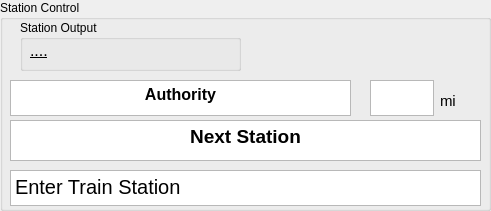
     <widget class="QGroupBox" name="tb_station_control_box">
      <property name="enabled">
       <bool>true</bool>
      </property>
      <property name="geometry">
       <rect>
        <x>490</x>
        <y>360</y>
        <width>491</width>
        <height>211</height>
       </rect>
      </property>
      <property name="title">
       <string>Station Control</string>
      </property>
      <widget class="QTextBrowser" name="tb_authority_txt">
       <property name="enabled">
        <bool>true</bool>
       </property>
       <property name="geometry">
        <rect>
         <x>10</x>
         <y>80</y>
         <width>341</width>
         <height>36</height>
        </rect>
       </property>
       <property name="verticalScrollBarPolicy">
        <enum>Qt::ScrollBarAlwaysOff</enum>
       </property>
       <property name="horizontalScrollBarPolicy">
        <enum>Qt::ScrollBarAlwaysOff</enum>
       </property>
       <property name="html">
        <string>&lt;!DOCTYPE HTML PUBLIC &quot;-//W3C//DTD HTML 4.0//EN&quot; &quot;http://www.w3.org/TR/REC-html40/strict.dtd&quot;&gt;
&lt;html&gt;&lt;head&gt;&lt;meta name=&quot;qrichtext&quot; content=&quot;1&quot; /&gt;&lt;meta charset=&quot;utf-8&quot; /&gt;&lt;style type=&quot;text/css&quot;&gt;
p, li { white-space: pre-wrap; }
hr { height: 1px; border-width: 0; }
li.unchecked::marker { content: &quot;\2610&quot;; }
li.checked::marker { content: &quot;\2612&quot;; }
&lt;/style&gt;&lt;/head&gt;&lt;body style=&quot; font-family:'Segoe UI'; font-size:10pt; font-weight:400; font-style:normal;&quot;&gt;
&lt;p align=&quot;center&quot; style=&quot; margin-top:0px; margin-bottom:0px; margin-left:0px; margin-right:0px; -qt-block-indent:0; text-indent:0px;&quot;&gt;&lt;span style=&quot; font-size:12pt; font-weight:696;&quot;&gt;Authority&lt;/span&gt;&lt;/p&gt;&lt;/body&gt;&lt;/html&gt;</string>
       </property>
      </widget>
      <widget class="QLabel" name="tb_ft_txt_2">
       <property name="enabled">
        <bool>true</bool>
       </property>
       <property name="geometry">
        <rect>
         <x>440</x>
         <y>90</y>
         <width>31</width>
         <height>21</height>
        </rect>
       </property>
       <property name="font">
        <font>
         <pointsize>11</pointsize>
        </font>
       </property>
       <property name="text">
        <string>mi</string>
       </property>
      </widget>
      <widget class="QPlainTextEdit" name="tb_authority_display">
       <property name="enabled">
        <bool>true</bool>
       </property>
       <property name="geometry">
        <rect>
         <x>370</x>
         <y>80</y>
         <width>64</width>
         <height>36</height>
        </rect>
       </property>
       <property name="font">
        <font>
         <pointsize>15</pointsize>
        </font>
       </property>
       <property name="verticalScrollBarPolicy">
        <enum>Qt::ScrollBarAlwaysOff</enum>
       </property>
       <property name="horizontalScrollBarPolicy">
        <enum>Qt::ScrollBarAlwaysOff</enum>
       </property>
       <property name="plainText">
        <string/>
       </property>
      </widget>
      <widget class="QTextBrowser" name="tb_station_txt">
       <property name="enabled">
        <bool>true</bool>
       </property>
       <property name="geometry">
        <rect>
         <x>10</x>
         <y>120</y>
         <width>471</width>
         <height>41</height>
        </rect>
       </property>
       <property name="verticalScrollBarPolicy">
        <enum>Qt::ScrollBarAlwaysOff</enum>
       </property>
       <property name="horizontalScrollBarPolicy">
        <enum>Qt::ScrollBarAlwaysOff</enum>
       </property>
       <property name="html">
        <string>&lt;!DOCTYPE HTML PUBLIC &quot;-//W3C//DTD HTML 4.0//EN&quot; &quot;http://www.w3.org/TR/REC-html40/strict.dtd&quot;&gt;
&lt;html&gt;&lt;head&gt;&lt;meta name=&quot;qrichtext&quot; content=&quot;1&quot; /&gt;&lt;meta charset=&quot;utf-8&quot; /&gt;&lt;style type=&quot;text/css&quot;&gt;
p, li { white-space: pre-wrap; }
hr { height: 1px; border-width: 0; }
li.unchecked::marker { content: &quot;\2610&quot;; }
li.checked::marker { content: &quot;\2612&quot;; }
&lt;/style&gt;&lt;/head&gt;&lt;body style=&quot; font-family:'Segoe UI'; font-size:10pt; font-weight:400; font-style:normal;&quot;&gt;
&lt;p align=&quot;center&quot; style=&quot; margin-top:0px; margin-bottom:0px; margin-left:0px; margin-right:0px; -qt-block-indent:0; text-indent:0px;&quot;&gt;&lt;span style=&quot; font-size:14pt; font-weight:696;&quot;&gt;Next Station&lt;/span&gt;&lt;/p&gt;&lt;/body&gt;&lt;/html&gt;</string>
       </property>
      </widget>
      <widget class="QPlainTextEdit" name="tb_station_display">
       <property name="enabled">
        <bool>true</bool>
       </property>
       <property name="geometry">
        <rect>
         <x>10</x>
         <y>170</y>
         <width>471</width>
         <height>36</height>
        </rect>
       </property>
       <property name="font">
        <font>
         <pointsize>15</pointsize>
        </font>
       </property>
       <property name="midLineWidth">
        <number>0</number>
       </property>
       <property name="verticalScrollBarPolicy">
        <enum>Qt::ScrollBarAlwaysOff</enum>
       </property>
       <property name="horizontalScrollBarPolicy">
        <enum>Qt::ScrollBarAlwaysOff</enum>
       </property>
       <property name="plainText">
        <string>Enter Train Station </string>
       </property>
      </widget>
      <widget class="QGroupBox" name="tb_stop_box">
       <property name="geometry">
        <rect>
         <x>20</x>
         <y>20</y>
         <width>221</width>
         <height>51</height>
        </rect>
       </property>
       <property name="title">
        <string>Station Output</string>
       </property>
       <widget class="QLabel" name="tb_stop_display">
        <property name="geometry">
         <rect>
          <x>10</x>
          <y>20</y>
          <width>171</width>
          <height>21</height>
         </rect>
        </property>
        <property name="font">
         <font>
          <pointsize>12</pointsize>
          <underline>true</underline>
         </font>
        </property>
        <property name="styleSheet">
         <string notr="true"/>
        </property>
        <property name="text">
         <string>....</string>
        </property>
       </widget>
      </widget>
     </widget>
